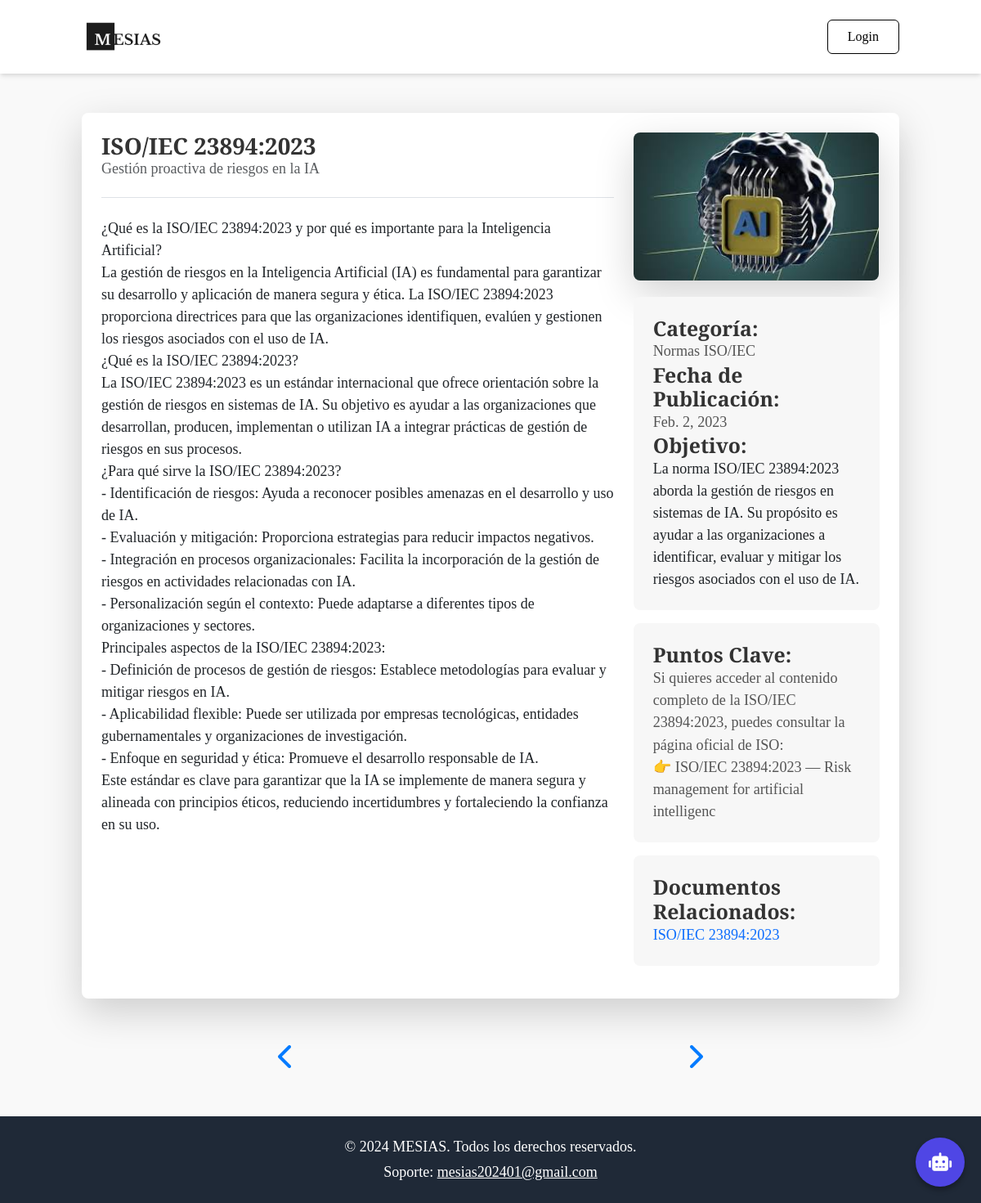
The page /lineamiento/12/ on the database its author committed.
### myapp/models.py (models this page shows, shortened)
class Lineamiento(models.Model):
    imagen = models.ImageField(upload_to='lineamientos/', blank=True, null=True)
    titulo_secundario = models.CharField(max_length=100, blank=True, null=True)
    titulo_principal = models.CharField(max_length=200)
    descripcion = models.TextField(blank=True, null=True)
    categoria = models.CharField(max_length=100, blank=True, null=True)
    fecha = models.DateField(blank=True, null=True)
    objetivo = models.TextField(blank=True, null=True)
    puntos_clave = models.TextField(max_length=500, blank=True, null=True)  # Cambiado a CharField
    documentos = models.ManyToManyField('Documento', blank=True)  # Relación con otro modelo para documentos

class Documento(models.Model):
    nombre = models.CharField(max_length=100)
    url = models.URLField()

### myapp/views.py (the view)
# urls.py: path('lineamiento/<int:id>/', LineamientoDetalleView, name='lineamiento_detalle'),
def LineamientoDetalleView(request, id):
    lineamiento = get_object_or_404(Lineamiento, id=id)
    siguiente_lineamiento = Lineamiento.objects.filter(id__gt=lineamiento.id).order_by('id').first()
    anterior_lineamiento = Lineamiento.objects.filter(id__lt=lineamiento.id).order_by('-id').first()
    context = {
        'lineamiento': lineamiento,
        'siguiente_lineamiento': siguiente_lineamiento,
        'anterior_lineamiento': anterior_lineamiento
    }
    return render(request, 'lineamiento_detalle.html', context)

### myapp/templates/lineamiento_detalle.html (shortened to what this page needs)
{% load static %}
<!DOCTYPE html>
<html lang="es">
<head>
    <link href="https://cdn.jsdelivr.net/npm/bootstrap@5.3.0-alpha3/dist/css/bootstrap.min.css" rel="stylesheet">
    <link href="https://cdn.jsdelivr.net/npm/tailwindcss@2.2.19/dist/tailwind.min.css" rel="stylesheet">
    <link href="https://cdnjs.cloudflare.com/ajax/libs/font-awesome/6.0.0-beta3/css/all.min.css" rel="stylesheet">
</head>
<body>
{% include 'header.html' %}
<main class="container py-5">
    <div class="bg-white shadow-lg rounded-lg p-4 mb-5">
        <div class="row">
            <div class="col-md-8 mb-4">
                <h2 class="section-header1">{{ lineamiento.titulo_principal }}</h2>
                <h3 class="text-muted mb-4">{{ lineamiento.titulo_secundario }}</h3>
                <div class="border-bottom mb-4"></div>
                <p class="section-content">{{ lineamiento.descripcion|linebreaks }}</p>
            </div>
            <div class="col-md-4">
                <img src="{{ lineamiento.imagen.url }}" alt="{{ lineamiento.titulo_principal }}" class="img-fluid rounded-lg shadow-lg small-img">
                <div class="bg-light-custom p-4 rounded-lg mb-3">
                    {% if lineamiento.categoria %}
                    <h4 class="section-header">Categoría:</h4>
                    <p class="section-content">{{ lineamiento.categoria }}</p>
                    {% endif %}
                    {% if lineamiento.fecha %}
                    <h4 class="section-header">Fecha de Publicación:</h4>
                    <p class="section-content">{{ lineamiento.fecha }}</p>
                    {% endif %}
                    {% if lineamiento.objetivo %}
                    <h4 class="section-header">Objetivo:</h4>
                    <p class="section-content">{{ lineamiento.objetivo|linebreaks }}</p>
                    {% endif %}
                </div>
                {% if lineamiento.puntos_clave %}
                <div class="bg-light-custom p-4 rounded-lg mb-3">
                    <h4 class="section-header">Puntos Clave:</h4>
                    <ul class="section-content list-unstyled">
                        {% for punto in lineamiento.puntos_clave.splitlines %}
                        {% if punto %}
                        <li> {{ punto }}</li>
                        {% endif %}
                        {% endfor %}
                    </ul>
                </div>
                {% endif %}
                {% if lineamiento.documentos.all %}
                <div class="bg-light-custom p-4 rounded-lg mb-3">
                    <h4 class="section-header">Documentos Relacionados:</h4>
                    <ul class="list-unstyled section-content">
                        {% for documento in lineamiento.documentos.all %}
                        <li><a href="{{ documento.url }}" target="_blank" class="text-primary text-decoration-none">{{ documento.nombre }}</a></li>
                        {% endfor %}
                    </ul>
                </div>
                {% else %}
                <p class="section-content">No hay documentos relacionados disponibles.</p>
                {% endif %}
            </div>
        </div>
    </div>
    <div class="navigation-arrows">
        {% if anterior_lineamiento %}
            <a href="{% url 'lineamiento_detalle' id=anterior_lineamiento.id %}" class="prev">
                <i class="fas fa-chevron-left"></i>
            </a>
        {% endif %}
        {% if siguiente_lineamiento %}
            <a href="{% url 'lineamiento_detalle' id=siguiente_lineamiento.id %}" class="next">
                <i class="fas fa-chevron-right"></i>
            </a>
        {% endif %}
    </div>
</main>
{% include 'footer.html' %}
</body>
</html>

### myapp/templates/lineamiento_detalle.html (style rules this page uses)
body { font-family: 'Playfair Display', serif; background-color: #f9f9f9; font-size: 1.125rem; }
.section-header { font-size: 1.55rem; font-weight: 600; color: #333; }
.section-header1 { font-size: 1.75rem; font-weight: 700; color: #333; }
.section-content { font-size: 1.135rem; color: #555; }
.bg-light-custom { background-color: #f7f7f7; }
.navigation-arrows { display: flex; justify-content: space-between; align-items: center; margin-top: 40px; }
.navigation-arrows a { font-size: 2rem; color: #007bff; text-decoration: none; transition: color 0.3s; }
.navigation-arrows .prev, .navigation-arrows .next { flex: 1; text-align: center; }
.small-img { width: 100%; max-width: 300px; margin: 0 auto 20px auto; display: block; }

### rows shown on the page
Lineamiento: titulo_principal "ISO/IEC 23894:2023", titulo_secundario "Gestión proactiva de riesgos en la IA", descripcion "¿Qué es la ISO/IEC 23894:2023 y por qué es importante para la Inteligencia Artificial? La gestión de riesgos en la Inteligencia Artificial (IA) es fundamental para garantizar su desarrollo y aplicación de manera segura y ética. La ISO/IEC 23894:2023 proporciona directrices para que las organizaciones identifiquen, evalúen y gestionen los riesgos asociados con el uso de IA. ¿Qué es la ISO/IEC 23894:2023? La ISO/IEC 23894:2023 es un estándar internacional que ofrece orientación sobre la gestión de riesgos en sistemas de IA. Su objetivo es ayudar a las organizaciones que desarrollan, producen, implementan o utilizan IA a integrar prácticas de gestión de riesgos en sus procesos. ¿Para qué sirve…", imagen (picture), categoria "Normas ISO/IEC", fecha "Feb. 2, 2023", objetivo "La norma ISO/IEC 23894:2023 aborda la gestión de riesgos en sistemas de IA. Su propósito es ayudar a las organizaciones a identificar, evaluar y mitigar los riesgos asociados con el uso de IA."
Documento: nombre "ISO/IEC 23894:2023"

### other values the page prints
{{ punto }} "Si quieres acceder al contenido completo de la ISO/IEC 23894:2023, puedes consultar la página oficial de ISO:" "👉 ISO/IEC 23894:2023 — Risk management for artificial intelligenc"
